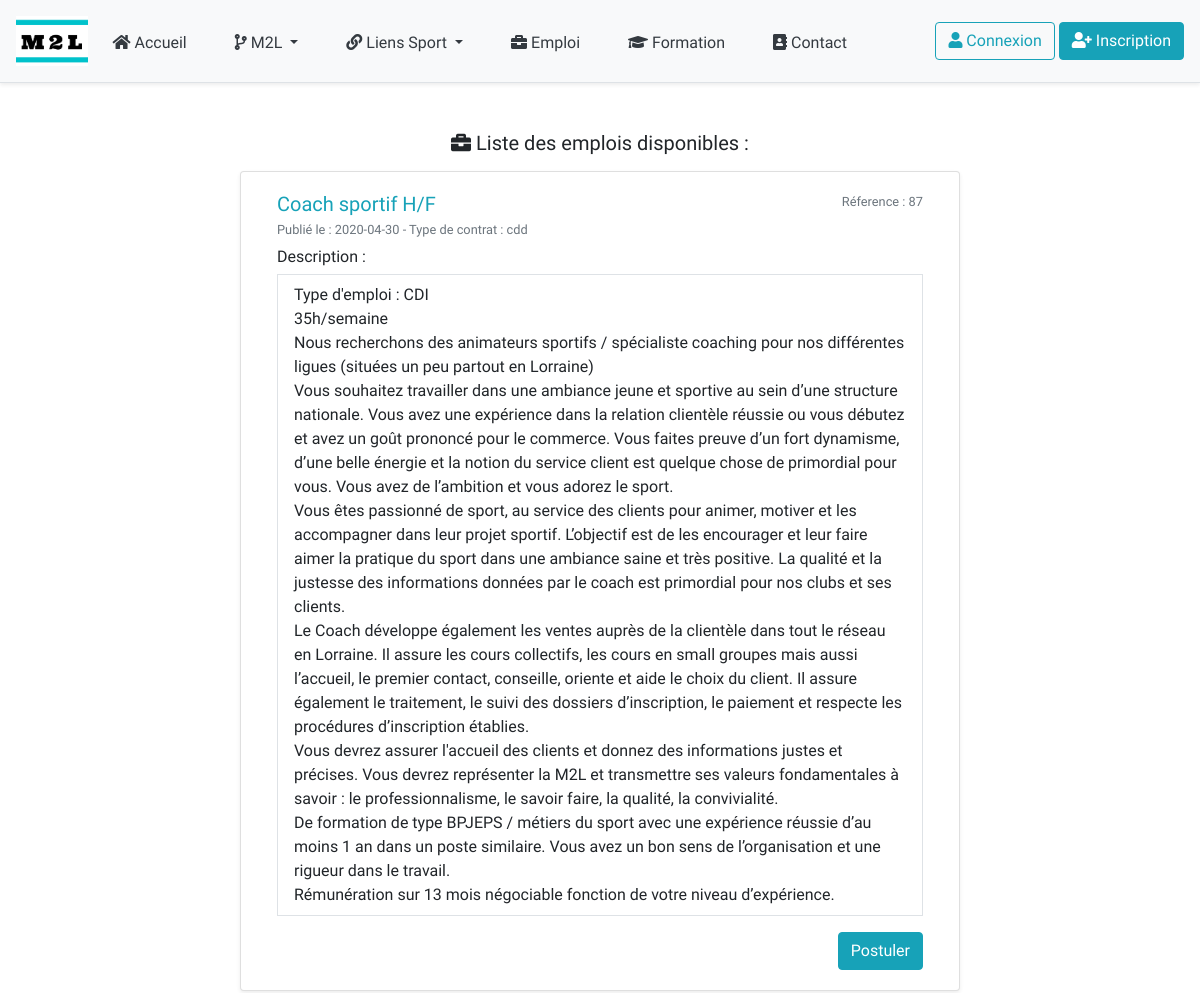
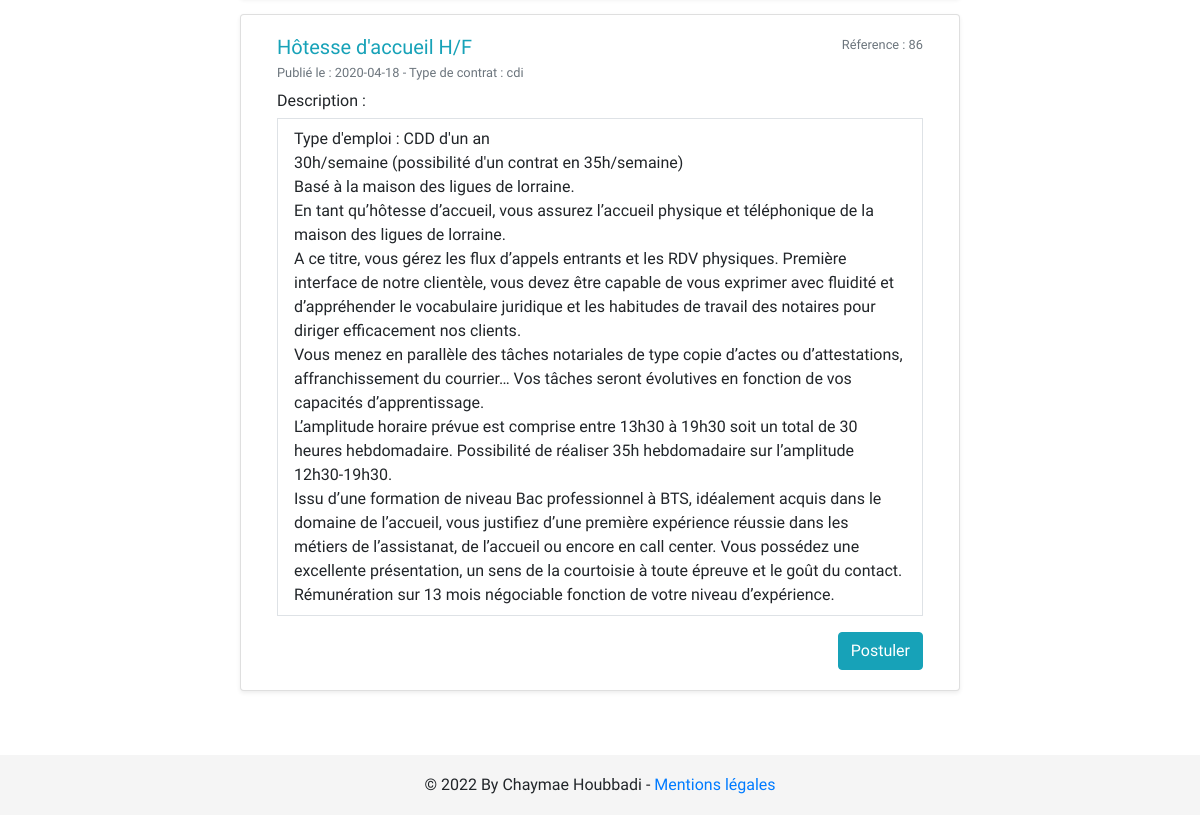
/emploi.php, run on the app's committed database (2 pictures, top to bottom).
### tables this page shows
CREATE TABLE `emploi` (
  `id` int(11) NOT NULL,
  `offre` varchar(255) NOT NULL,
  `description` text NOT NULL,
  `date` date NOT NULL,
  `type` varchar(11) NOT NULL
);

### emploi.php (the view, shortened to what this page needs)
<?php
include 'header.php';
$emploi = mysqli_query($con,"Select * from emploi order by date desc");
?>
<!doctype html>
<html lang="en">
<head>
  <link rel="stylesheet" href="https://maxcdn.bootstrapcdn.com/bootstrap/4.1.1/css/bootstrap.min.css">
  <link rel="stylesheet" href="https://cdnjs.cloudflare.com/ajax/libs/font-awesome/5.13.0/css/all.min.css">
  <link rel="stylesheet" href="css/style.css">
</head>
<body>
  <main role="main" class="container p-5">
    <h5 class="text-center mb-3"><i class="fa fa-briefcase"></i> Liste des emplois disponibles : </h5>
    <?php
      while ($row = mysqli_fetch_array($emploi)) { ?>
        <div class="card px-3 mx-auto shadow-sm mb-3" style="width:45rem;">
          <div class="card-body">
            <div class="d-flex justify-content-between mb-2">
              <div>
                <h5 class="card-title mt-0 mb-1 text-info"><?php echo $row['offre']; ?></h5>
                <small class="text-muted">Publié le : <?php echo $row['date']; ?> - Type de contrat : <?php echo $row['type']; ?> </small>
              </div>
              <div>
               <small class="card-subtitle mt-0 text-muted">Réference : <?php echo $row['id']; ?></small>
             </div>
           </div>
           <h6 class="">Description : </h6>
           <p class="card-text border px-3 py-2"><?php echo $row['description']; ?></p>
           <a href="contact.php?emploi=<?php echo $row['id'];?>" class="card-link btn btn-info float-right">Postuler</a>
         </div>
        </div>
    <?php } ?>
  </main>
<footer class="footer">
  <div class="container">
    <div class="footer-copyright text-center">© 2022 By Chaymae Houbbadi -
      <a href="mentions_legales.php"> Mentions légales</a>
    </div>
  </div>
</footer>
</body>
</html>

### header.php (shortened to what this page needs)
<nav class="navbar navbar-expand-lg navbar-light p-3 bg-light border-bottom shadow-sm">
  <img  src="images/logo.png" alt="logo M2L" style="height: 50px;">
  <div class="collapse navbar-collapse" id="navbarSupportedContent">
    <ul class="navbar-nav mr-auto">
      <li class="nav-item px-3 mt-1">
        <a class="nav-link text-dark" href="index.php"><i class="fa fa-home"></i> Accueil</a>
      </li>
      <li class="nav-item dropdown px-3 mt-1">
        <a class="nav-link dropdown-toggle text-dark" href="#" id="navbarDropdown" role="button" data-toggle="dropdown" aria-haspopup="true" aria-expanded="false">
          <i class="fa fa-code-branch"></i>  M2L
        </a>
      </li>
      <li class="nav-item dropdown px-3 mt-1">
        <a class="nav-link dropdown-toggle text-dark" href="#" id="navbarDropdown" role="button" data-toggle="dropdown" aria-haspopup="true" aria-expanded="false">
          <i class="fa fa-link"></i>  Liens Sport
        </a>
      </li>
      <li class="nav-item px-3 mt-1">
        <a class="nav-link text-dark" href="emploi.php"><i class="fa fa-briefcase"></i> Emploi</a>
      </li>
      <li class="nav-item px-3 mt-1">
        <a class="nav-link text-dark" href="formation.php"><i class="fa fa-graduation-cap"></i> Formation</a>
      </li>
      <li class="nav-item px-3 mt-1">
        <a class="nav-link text-dark" href="contact.php"><i class="fa fa-address-book"></i> Contact</a>
      </li>
    </ul>
    <ul class="navbar-nav my-2 my-lg-0">
      <?php
      if(isset($_SESSION['id'])){ ?>
        <li class="nav-item px-2">
          <?php if( $_SESSION['isAdmin'] ){
            echo '<a class="btn btn-info" href="admin.php"><i class="fa fa-tools"></i> Administration</a>';
          } else {
            echo '<a class="nav-link text-dark">Bienvenue : <i class="text-info">'. $_SESSION["username"] .' </i></a>';
          }?>
        </li>
        <li class="nav-item ">
          <a class="btn btn-outline-danger" href="deconnecter.php"><i class="fa fa-sign-out-alt"></i> Se deconnecter</a>
        </li>
      <?php } else { ?>
        <li class="nav-item px-1">
          <a class="btn btn-outline-info" href="connexion.php"><i class="fa fa-user"></i> Connexion</a>
        </li>
        <li class="nav-item">
          <a class="btn btn-info" href="inscription.php"><i class="fa fa-user-plus"></i> Inscription</a>
        </li>
      <?php }?>
    </ul>
  </div>
</nav>

### css/style.css (style rules this page uses)
html { position: relative; min-height: 100%; }
body { margin-bottom: 60px; font-family: 'Baloo 2', cursive !important; }
.footer { position: absolute; bottom: 0; width: 100%; height: 60px; line-height: 60px; background-color: #f5f5f5; }
body > .container { padding: 60px 15px 0; }
.footer > .container { padding-right: 15px; padding-left: 15px; }

### data on the page
emploi: offre "Coach sportif H/F", date "2020-04-30", type "cdd", id "87", description "Type d'emploi : CDI 35h/semaine Nous recherchons des animateurs sportifs / spécialiste coaching pour nos différentes ligues (situées un peu partout en Lorraine) Vous souhaitez travailler dans une ambiance jeune et sportive au sein d’une structure nationale. Vous avez une expérience dans la relation clientèle réussie ou vous débutez et avez un goût prononcé pour le commerce. Vous faites preuve d’un fort dynamisme, d’une belle énergie et la notion du service client est quelque chose de primordial pour vous. Vous avez de l’ambition et vous adorez le sport. Vous êtes passionné de sport, au service des clients pour animer, motiver et les accompagner dans leur projet sportif. L’objectif est de…"
emploi: offre "Hôtesse d'accueil H/F", date "2020-04-18", type "cdi", id "86", description "Type d'emploi : CDD d'un an 30h/semaine (possibilité d'un contrat en 35h/semaine) Basé à la maison des ligues de lorraine. En tant qu’hôtesse d’accueil, vous assurez l’accueil physique et téléphonique de la maison des ligues de lorraine. A ce titre, vous gérez les flux d’appels entrants et les RDV physiques. Première interface de notre clientèle, vous devez être capable de vous exprimer avec fluidité et d’appréhender le vocabulaire juridique et les habitudes de travail des notaires pour diriger efficacement nos clients. Vous menez en parallèle des tâches notariales de type copie d’actes ou d’attestations, affranchissement du courrier… Vos tâches seront évolutives en fonction de vos…"
